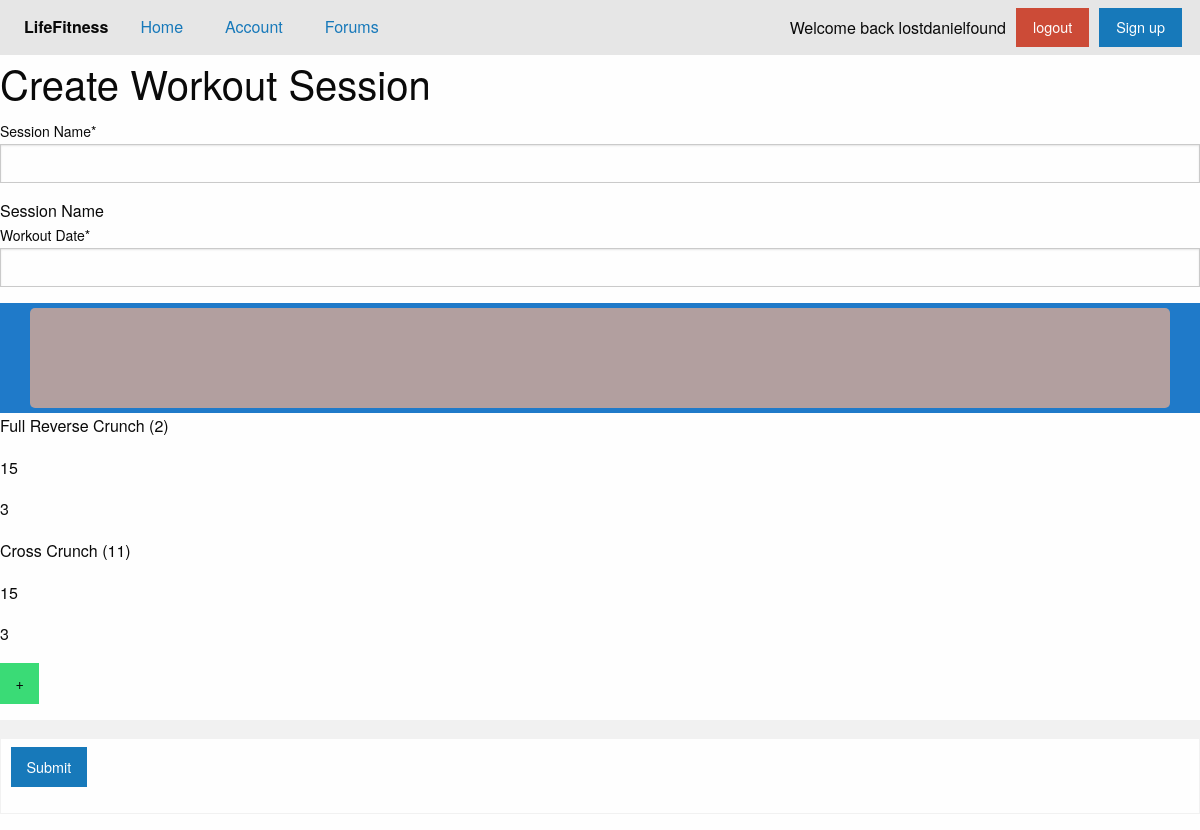
Page /account/createworkoutsession/58/ (signed in) on the committed database.
### LifeFitness/models.py (models this page shows, shortened)
class Workout(models.Model):
    exerciseName = models.ForeignKey(Exercise, on_delete=models.CASCADE) # name of the exercise
    repCount = models.IntegerField(default=0) # number of complete reps per set in a workout
    setCount = models.IntegerField(default=0) # number of sets user will do during a workout

class Exercise(models.Model):
    name = models.CharField(max_length=200, default="default_value") # name of the exercise
    def __str__(self):
        return(self.name + ' (' + str(self.pk) + ')')

### LifeFitness/views.py (the view)
# urls.py: path('account/createworkoutsession/', views.createWorkoutSession, name="Create-Workout-Session"),
def createWorkoutSession(request, workoutlistID = -1):
    if not request.user.is_authenticated: # If user isn't authenticated
        return redirect('/login')
    if request.method == "POST":
        workoutlistID = request.POST.get("ID", "")
        currentWorkoutSession = Workout_Session.objects.get(pk=workoutlistID)
        currentWorkoutSession.name = request.POST.get("Name", "") # Set the name
        currentWorkoutSession.date = datetime.strptime(request.POST.get("Date", ""), "%m/%d/%Y") # Set the date
        currentWorkoutSession.save()
        return redirect('/account')
    elif request.method == "GET":
        if workoutlistID == -1:
            newWorkoutSession = Workout_Session()
            newWorkoutSession.name = "" # default inital name
            newWorkoutSession.date = datetime(2000, 1, 1) # default date
            newWorkoutSession.fitnesuser = request.user
            newWorkoutSession.save()
            context = {
                'ID': newWorkoutSession.pk,
                'workoutlist': newWorkoutSession.workoutList.all(),
                'form': CreateWorkoutSession(),
            }
        else:
            currentWorkoutSession = Workout_Session.objects.get(pk=workoutlistID) # get the current workout_session
            context = {
                'ID': currentWorkoutSession.pk,
                'workoutlist': currentWorkoutSession.workoutList.all(),
                'form': CreateWorkoutSession(),
            }
    return render(request, 'LifeFitness/createworkoutsession.html', context=context)

### LifeFitness/forms.py (shortened to what this page needs)
class CreateWorkoutSession(forms.Form):
    Name = forms.CharField(label="Session Name", help_text="Session Name")
    Date = forms.DateField(label="Workout Date", widget=forms.DateInput())

### LifeFitness/templates/LifeFitness/createworkoutsession.html (shortened to what this page needs)
{% extends 'base.html' %}
{% load crispy_forms_tags %}
{% block body_content %}
    <h2>Create Workout Session</h2>
    <form method="post">
        <table>
            <tbody>
                {% crispy form %}
                <div class="workout-container">
                    <div class="div-child">
                    {% if ID > 0 %}
                        <tr>
                            <td>
                            </td>
                        </tr>
                        {% for Workout in workoutlist %}
                            <p>{{ Workout.exerciseName }}</p>
                            <p>{{ Workout.repCount }}</p>
                            <p>{{ Workout.setCount }}</p>
                        {% endfor %}
                    {% endif %}
                    </div>
                    <a class="button success" href="/account/createworkout/{{ID}}">+</a>
                </div>
                <tr>
                    <td><button value="OK" class="submit button" type="submit">Submit</button></td>
                </tr>
            </tbody>
        </table>
    </form>
{% endblock body_content %}

### LifeFitness/templates/base.html (shortened to what this page needs)
<!DOCTYPE html>
<html lang="en">
<head>
    {% load static %}
    <link rel="stylesheet" href="{% static 'css/foundation.css' %}" />
    <link rel="stylesheet" href="{% static 'css/app.css' %}" />
</head>
<body>
    {% block navigation_bar %}
    <div class="top-bar">
        <div class="top-bar-left">
            <ul class="menu">
                <li class="menu-text">LifeFitness</li>
                <li><a href="/">Home</a></li>
                <li><a href="/account">Account</a></li>
                <li><a href="/forums">Forums</a></li>
            </ul>
        </div>
        <div class="top-bar-right">
            <ul class="menu">
                {% if user.is_authenticated %}
                    <li id="user-text">Welcome back {{ user.username }}</li>
                    <li><a class="alert button" href="/logout">logout</a></li>
                    <li><a class="button" href="/signup">Sign up</a></li>
                {% else %}
                    <li><a class="success button" href="/login">Login</a></li>
                    <li><a class="button" href="/signup">Sign Up</a></li>
                {% endif %}
            </ul>
        </div>
    </div>
    {% endblock navigation_bar %}
    {% block body_content %}{% endblock body_content %}
</body>
</html>

### LifeFitness/static/css/app.css (style rules this page uses)
html, body { margin: 0; height: 100%; overflow: hidden; }
li { padding-right: 10px; }
#user-text { align-self: center; }
.workout-container { overflow-y: auto; display: flex; flex-direction: row; background-color: rgb(31, 122, 201); justify-content: center; align-items: center; }
.div-child { width: 95%; min-height: 100px; border: 20px; border-color: rgb(153, 22, 22); border-radius: 5px; background-color: hsl(0, 11%, 66%); margin: 5px; }

### rows in the picture
Workout: exerciseName "Full Reverse Crunch (2)", repCount "15", setCount "3"
Workout: exerciseName "Cross Crunch (11)", repCount "15", setCount "3"

### other values in the picture
{{ user.username }} "lostdanielfound"
